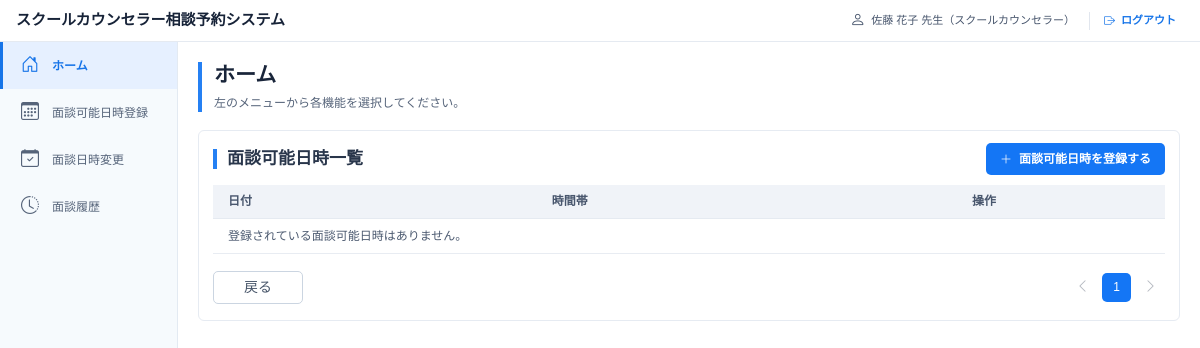
Before: /care_reseva_top (signed in) with the older database file.
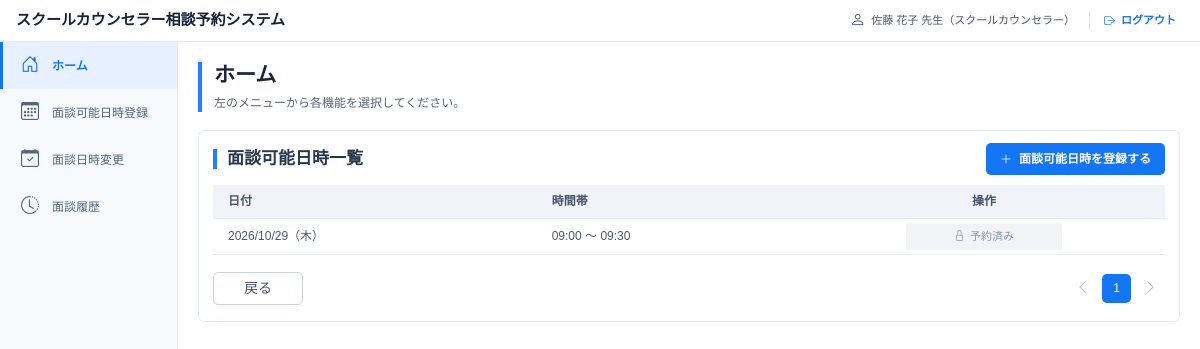
After: the same page with the newer database file.
### models.py (models this page shows, shortened)
class AvailableSlot(db.Model):
    __tablename__ = 'available_slots'
    id = db.Column(db.Integer, primary_key=True)
    counselor_id = db.Column(db.Integer, db.ForeignKey('users.id'), nullable=False)
    date = db.Column(db.Date, nullable=False)
    start_time = db.Column(db.Time, nullable=False)
    end_time = db.Column(db.Time, nullable=False)
    created_at = db.Column(db.DateTime, default=datetime.utcnow)
    counselor = db.relationship('User', foreign_keys=[counselor_id])
    @property
    def is_booked(self):
        return self.reservation is not None

### app.py (the view)
@app.route("/care_reseva_top")
@role_required(User.ROLE_COUNSELOR)
def care_reseva_top():
    slots = (
        AvailableSlot.query
        .filter_by(counselor_id=session["user_id"])
        .order_by(AvailableSlot.date, AvailableSlot.start_time)
        .all()
    )
    now = datetime.now()
    slots = [s for s in slots if datetime.combine(s.date, s.end_time) > now]
    return render_template("Counselor/care_reseva_top.html", slots=slots, is_locked=_is_locked_slot)

### app.py (called while the page is built)
def login_required(view):
    @wraps(view)
    def wrapped(*args, **kwargs):
        if 'user_id' not in session:
            flash('ログインしてください。')
            return redirect(url_for('login', next=request.path))
        return view(*args, **kwargs)
    return wrapped

def role_required(role):
    def decorator(view):
        @wraps(view)
        @login_required
        def wrapped(*args, **kwargs):
            if session.get('role') != role:
                flash('このページへのアクセス権限がありません。')
                return redirect(url_for('login'))
            return view(*args, **kwargs)
        return wrapped
    return decorator

def _is_locked_slot(slot):
    return slot.is_booked or slot.date == date_cls.today()

### templates/Counselor/care_reseva_top.html (shortened to what this page needs)
<!DOCTYPE html>
<html lang="ja">
<head>
    <link href="https://cdn.jsdelivr.net/npm/bootstrap@5.3.0/dist/css/bootstrap.min.css"
          rel="stylesheet">
    <link href="https://cdn.jsdelivr.net/npm/bootstrap-icons@1.11.3/font/bootstrap-icons.min.css"
          rel="stylesheet">
    <link rel="stylesheet"
          href="{{ url_for('static', filename='css/care_reseva_top.css') }}">
</head>
<body>
    <header class="top-header">
        <div class="site-title">
            スクールカウンセラー相談予約システム
        </div>
        <div class="user-area">
            <span class="user-name">
                <i class="bi bi-person"></i>
                {{ session.display_name }} 先生（スクールカウンセラー）
            </span>
            <a href="{{ url_for('login')}}" class="logout-link">
                <i class="bi bi-box-arrow-right"></i>
                ログアウト
            </a>
        </div>
    </header>
    <div class="layout">
        <aside class="sidebar">
            <a href="{{ url_for('care_top') }}" class="active">
                <i class="bi bi-house-door"></i>
                <span>ホーム</span>
            </a>
            <a href="{{ url_for('care_reseva') }}">
                <i class="bi bi-calendar3"></i>
                <span>面談可能日時登録</span>
            </a>
            <a href="{{ url_for('care_chadel') }}">
                <i class="bi bi-calendar-check"></i>
                <span>面談日時変更</span>
            </a>
            <a href="{{ url_for('care_reseva') }}">
                <i class="bi bi-clock-history"></i>
                <span>面談履歴</span>
            </a>
        </aside>
        <main class="main-content">
            <div class="page-heading">
                <h1>ホーム</h1>
                <p>左のメニューから各機能を選択してください。</p>
            </div>
            <section class="schedule-card">
                <div class="card-heading">
                    <h2>面談可能日時一覧</h2>
                    <a href="{{ url_for('care_reseva') }}"
                       class="btn-register">
                        <i class="bi bi-plus-lg"></i>
                        面談可能日時を登録する
                    </a>
                </div>
                <div class="table-responsive">
                    <table class="schedule-table">
                        <thead>
                            <tr>
                                <th>日付</th>
                                <th>時間帯</th>
                                <th class="operation-heading">操作</th>
                            </tr>
                        </thead>
                        <tbody>
                            {% for slot in slots %}
                            <tr class="slot-row">
                                <td>{{ slot.date.strftime('%Y/%m/%d') }}（{{ '月火水木金土日'[slot.date.weekday()] }}）</td>
                                <td>{{ slot.start_time.strftime('%H:%M') }} ～ {{ slot.end_time.strftime('%H:%M') }}</td>
                                <td class="operation-cell">
                                    {% if is_locked(slot) %}
                                    <span class="reserved-label">
                                        <i class="bi bi-lock"></i>
                                        予約済み
                                    </span>
                                    {% endif %}
                                </td>
                            </tr>
                            {% else %}
                            <tr>
                                <td colspan="3">登録されている面談可能日時はありません。</td>
                            </tr>
                            {% endfor %}
                        </tbody>
                    </table>
                </div>
                <div class="pagination-area" id="paginationArea">
                <a href="{{ url_for('care_top') }}"
                   class="btn btn-back">
                    戻る
                </a>
                    <button type="button" class="page-arrow" id="prevPage"
                            aria-label="前のページ">
                        <i class="bi bi-chevron-left"></i>
                    </button>
                    <button type="button" class="page-arrow" id="nextPage"
                            aria-label="次のページ">
                        <i class="bi bi-chevron-right"></i>
                    </button>
                </div>
            </section>
        </main>
    </div>
</body>
</html>

### static/css/care_reseva_top.css (style rules this page uses)
* { box-sizing: border-box; }
body { margin: 0; font-family: "Noto Sans JP", "Meiryo", sans-serif; font-size: 13px; color: #29364b; background: #ffffff; }
a { text-decoration: none; }
.top-header { height: 42px; padding: 0 24px 0 16px; display: flex; justify-content: space-between; align-items: center; background: #ffffff; border-bottom: 1px solid #e5eaf1; }
.site-title { font-size: 15px; font-weight: 700; color: #172338; }
.user-area { display: flex; align-items: center; gap: 14px; color: #48566d; font-size: 11px; }
.user-name, .logout-link { display: inline-flex; align-items: center; gap: 6px; }
.user-name i { font-size: 15px; }
.logout-link { color: #1674e8; font-weight: 600; }
.layout { display: flex; min-height: calc(100vh - 42px); }
.sidebar { width: 178px; flex-shrink: 0; background: #f6fafd; border-right: 1px solid #e3eaf2; }
.sidebar a { min-height: 43px; padding: 10px 18px; display: flex; align-items: center; gap: 13px; border-left: 3px solid transparent; color: #56647a; font-size: 12px; transition: 0.2s; }
.sidebar a i { width: 18px; flex-shrink: 0; text-align: center; font-size: 18px; }
.sidebar a.active { background: #e6f0ff; border-left-color: #1674e8; color: #1674e8; font-weight: 600; }
.main-content { flex: 1; min-width: 0; padding: 20px; background: #ffffff; }
.page-heading { margin-bottom: 18px; padding-left: 12px; border-left: 4px solid #2580f3; }
.page-heading h1 { margin: 0 0 7px; color: #19253a; font-size: 21px; font-weight: 700; }
.page-heading p { margin: 0; color: #56647a; font-size: 12px; }
.schedule-card { padding: 12px 14px 16px; background: #ffffff; border: 1px solid #e6ebf2; border-radius: 6px; }
.card-heading { margin-bottom: 10px; display: flex; justify-content: space-between; align-items: center; gap: 12px; }
.card-heading h2 { margin: 0; padding-left: 10px; border-left: 4px solid #2580f3; color: #29364b; font-size: 17px; font-weight: 700; }
.btn-register { margin-left: 550px; padding: 7px 14px; display: inline-flex; justify-content: center; align-items: center; gap: 7px; border-radius: 5px; background: #1476f5; color: #ffffff; font-size: 12px; font-weight: 600; white-space: nowrap; transition: 0.2s; }
.btn-back { display: flex; align-items: center; justify-content: center; width: 90px; padding: 5px 10px; margin-right: auto; border: 1px solid #cbd5e1; border-radius: 5px; background: #fff; color: #475569; font-family: inherit; font-size: 14px; text-decoration: none; cursor: pointer; transition: background-color 0.2s, border-color 0.2s; }
.schedule-table { width: 100%; table-layout: fixed; border-collapse: collapse; font-size: 12px; }
.schedule-table thead { background: #f0f3f8; }
.schedule-table th { height: 33px; padding: 7px 15px; color: #48566d; text-align: left; font-weight: 600; border-bottom: 1px solid #e5eaf1; }
.schedule-table td { height: 35px; padding: 4px 15px; color: #4c5a70; border-bottom: 1px solid #e8ecf2; vertical-align: middle; }
.schedule-table th:nth-child(1), .schedule-table td:nth-child(1) { width: 34%; }
.schedule-table th:nth-child(2), .schedule-table td:nth-child(2) { width: 28%; }
.schedule-table th:nth-child(3), .schedule-table td:nth-child(3) { width: 38%; }
.schedule-table .operation-heading { text-align: center; }
.operation-cell { text-align: center; white-space: nowrap; }
.pagination-area { margin-top: 17px; display: flex; justify-content: flex-end; align-items: center; gap: 5px; }
.page-number, .page-arrow { width: 29px; height: 29px; display: inline-flex; justify-content: center; align-items: center; border: none; border-radius: 5px; background: #ffffff; color: #29364b; font-size: 12px; cursor: pointer; }
.page-arrow { font-size: 14px; }

### templates/Counselor/care_reseva_top.html (style rules this page uses)
.page-arrow:disabled { opacity: 0.35; cursor: default; background: #ffffff; }
.reserved-label { min-width: 156px; min-height: 27px; margin: 0 2px; padding: 5px 9px; display: inline-flex; justify-content: center; align-items: center; gap: 5px; border-radius: 4px; background: #f1f3f6; color: #8a94a6; font-size: 11px; cursor: default; user-select: none; }

Changed rows visible on the page:
added AvailableSlot: date "2026/10/29", date "木", start_time "09:00", end_time "09:30", shows "予約済み"
Other visible differences:
text no longer shown: "登録されている面談可能日時はありません。"
